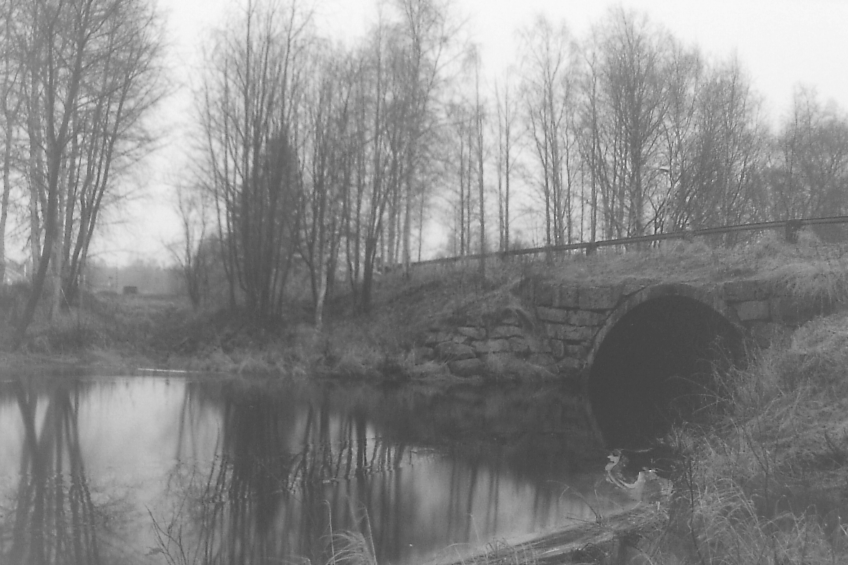
//> input picture nicolas/ch8/optical_flow_official_examples/src/examples/low-contrast-ex-02.png, 848 x 565 px
$ ./calcHist_Demo low-contrast-ex-02.png   (built with g++ and OpenCV 4)
//> lines starting //> are read from the running program, lines starting //| are printed output that depends on the picture
/**
 * @function calcHist_Demo.cpp
 * @brief Demo code to use the function calcHist
 * @author
 */

#include "opencv2/highgui.hpp"
#include "opencv2/imgcodecs.hpp"
#include "opencv2/imgproc.hpp"
#include <iostream>

using namespace std;
using namespace cv;

/**
 * @function main
 */
int main(int argc, char** argv)
{
    //! [Load image]
    CommandLineParser parser( argc, argv, "{@input | lena.jpg | input image}" );
    // Mat src = imread( samples::findFile( parser.get<String>( "@input" ) ), IMREAD_COLOR );
    char filename[] = "../../optical_flow_official_examples/src/examples/low-contrast-ex-02.png";
    Mat src = imread(filename, IMREAD_COLOR);
//> src is the input picture: 565 rows x 848 cols, CV_8UC3; min 60, max 250, mean 136.2
    if( src.empty() )
    {
        return EXIT_FAILURE;
    }
    //! [Load image]

    //! [Separate the image in 3 places ( B, G and R )]
    vector<Mat> bgr_planes;
    split( src, bgr_planes );
    //! [Separate the image in 3 places ( B, G and R )]

    //! [Establish the number of bins]
    int histSize = 256;
    //! [Establish the number of bins]

    //! [Set the ranges ( for B,G,R) )]
    float range[] = { 0, 256 }; //the upper boundary is exclusive
    const float* histRange = { range };
    //! [Set the ranges ( for B,G,R) )]

    //! [Set histogram param]
    bool uniform = true, accumulate = false;
    //! [Set histogram param]

    //! [Compute the histograms]
    Mat b_hist, g_hist, r_hist;
    calcHist( &bgr_planes[0], 1, 0, Mat(), b_hist, 1, &histSize, &histRange, uniform, accumulate );
//> b_hist = 256 values, max 6130 at index 99, min 0 at index 0, mean 1871.6
    calcHist( &bgr_planes[1], 1, 0, Mat(), g_hist, 1, &histSize, &histRange, uniform, accumulate );
//> g_hist has the same summary as b_hist
    calcHist( &bgr_planes[2], 1, 0, Mat(), r_hist, 1, &histSize, &histRange, uniform, accumulate );
//> r_hist has the same summary as b_hist
    //! [Compute the histograms]

    //! [Draw the histograms for B, G and R]
    int hist_w = 512, hist_h = 400;
    int bin_w = cvRound( (double) hist_w/histSize );

    Mat histImage( hist_h, hist_w, CV_8UC3, Scalar( 0,0,0) );
    //! [Draw the histograms for B, G and R]

    //! [Normalize the result to ( 0, histImage.rows )]
    normalize(b_hist, b_hist, 0, histImage.rows, NORM_MINMAX, -1, Mat() );
//> b_hist = 256 values, max 400 at index 99, min 0 at index 0, mean 122.1
    normalize(g_hist, g_hist, 0, histImage.rows, NORM_MINMAX, -1, Mat() );
//> g_hist has the same summary as b_hist
    normalize(r_hist, r_hist, 0, histImage.rows, NORM_MINMAX, -1, Mat() );
//> r_hist has the same summary as b_hist
    //! [Normalize the result to ( 0, histImage.rows )]

    //! [Draw for each channel]
    for( int i = 1; i < histSize; i++ )
    {
        line( histImage, Point( bin_w*(i-1), hist_h - cvRound(b_hist.at<float>(i-1)) ),
              Point( bin_w*(i), hist_h - cvRound(b_hist.at<float>(i)) ),
              Scalar( 255, 0, 0), 2, 8, 0  );
        line( histImage, Point( bin_w*(i-1), hist_h - cvRound(g_hist.at<float>(i-1)) ),
              Point( bin_w*(i), hist_h - cvRound(g_hist.at<float>(i)) ),
              Scalar( 0, 255, 0), 2, 8, 0  );
        line( histImage, Point( bin_w*(i-1), hist_h - cvRound(r_hist.at<float>(i-1)) ),
              Point( bin_w*(i), hist_h - cvRound(r_hist.at<float>(i)) ),
              Scalar( 0, 0, 255), 2, 8, 0  );
    }
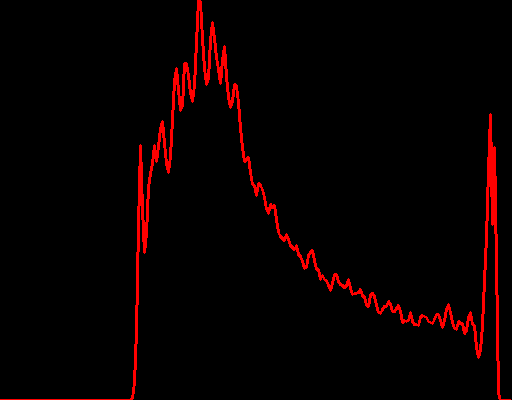
//> histImage: 400 rows x 512 cols, CV_8UC3; mean B, G, R 0, 0, 9.2
    //! [Draw for each channel]

    //! [Display]
    imshow("Source image", src );
    imshow("calcHist Demo", histImage );
    waitKey();
    //! [Display]

    return EXIT_SUCCESS;
}

$ run again, with nicolas/ch8/optical_flow_official_examples/src/examples/story-time.jpg saved as nicolas/ch8/optical_flow_official_examples/src/examples/low-contrast-ex-02.png
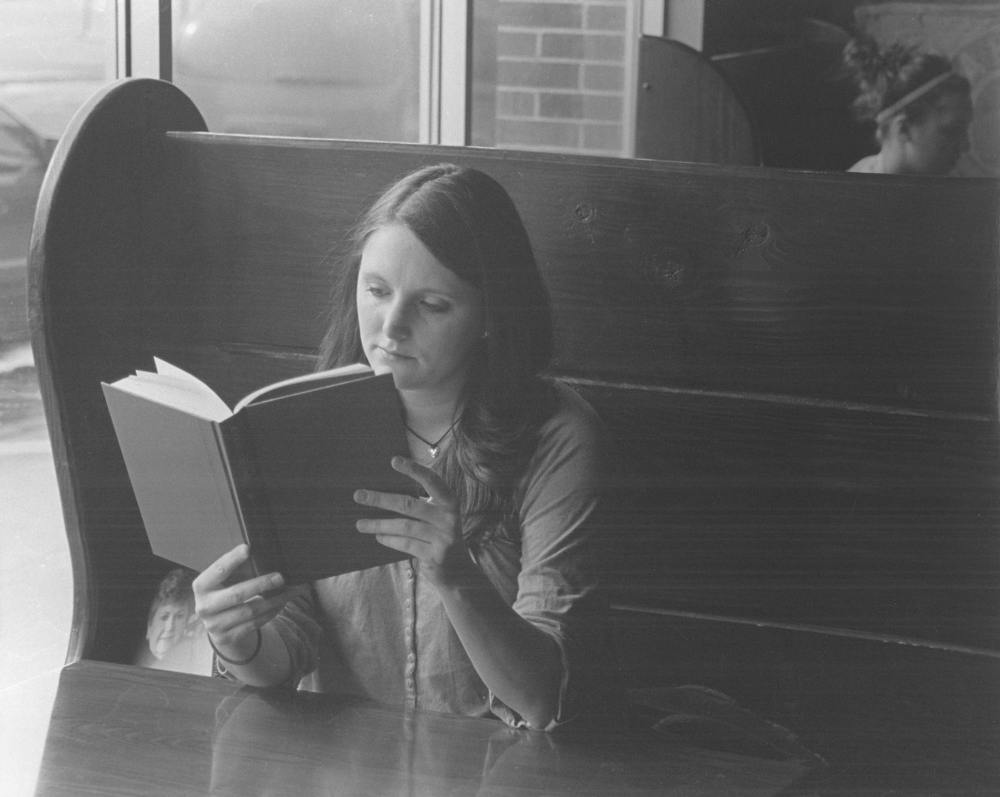
//> input picture nicolas/ch8/optical_flow_official_examples/src/examples/story-time.jpg, 2000 x 1594 px (shown at 1/2 size)
//> src is the input picture: 1594 rows x 2000 cols, CV_8UC3; min 31, max 255, mean 96.6
//> `calcHist( &bgr_planes[0], 1, 0, Mat(), b_hist, 1, &histSize, &histRang..`: b_hist = 256 values, max 90869 at index 59, min 0 at index 0, mean 12453.1
//> `calcHist( &bgr_planes[1], 1, 0, Mat(), g_hist, 1, &histSize, &histRang..`: g_hist has the same summary as b_hist
//> `calcHist( &bgr_planes[2], 1, 0, Mat(), r_hist, 1, &histSize, &histRang..`: r_hist has the same summary as b_hist
//> `normalize(b_hist, b_hist, 0, histImage.rows, NORM_MINMAX, -1, Mat() );`: b_hist = 256 values, max 400 at index 59, min 0 at index 0, mean 54.82
//> `normalize(g_hist, g_hist, 0, histImage.rows, NORM_MINMAX, -1, Mat() );`: g_hist has the same summary as b_hist
//> `normalize(r_hist, r_hist, 0, histImage.rows, NORM_MINMAX, -1, Mat() );`: r_hist has the same summary as b_hist
//> after the loop `for( int i = 1; i < histSize; i++ )`:
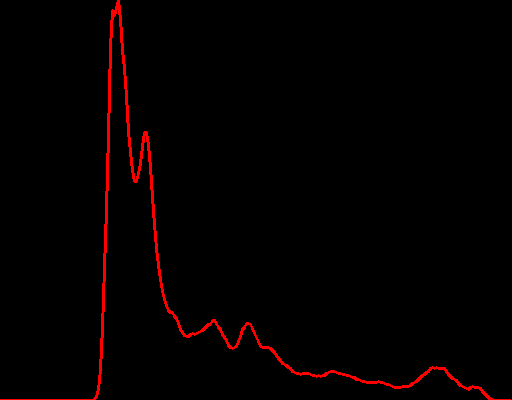
//> histImage: 400 rows x 512 cols, CV_8UC3; mean B, G, R 0, 0, 4.7
